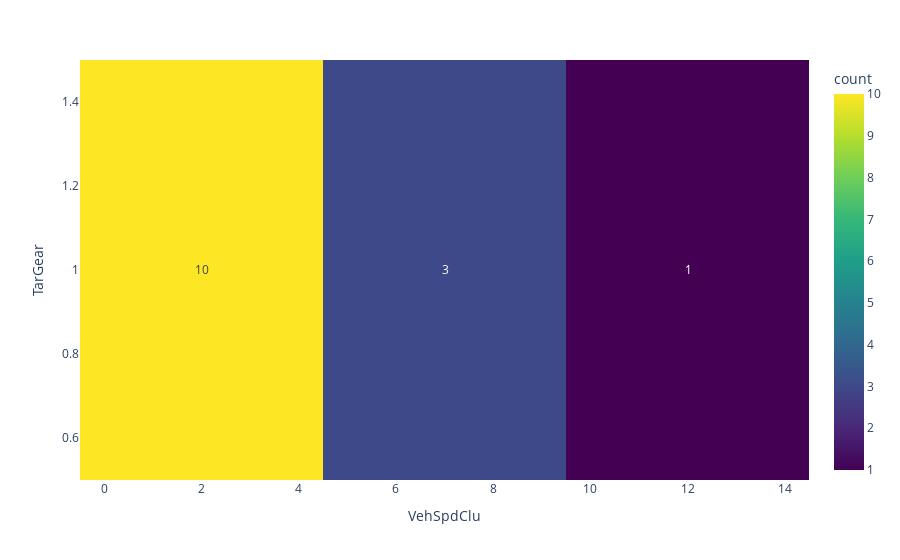

This figure's notebook cell:
### Code cell
data_paths = glob(os.path.join(DATA_PATH, '*', 'total_log.csv'))
margin = 500
all_df = pd.DataFrame()
margin_df = pd.DataFrame()

for path in data_paths:
    if ('41354' in path) | ('40844' in path):
        df = pd.read_csv(path)
        # print(df.shape)
        # print(df.columns)
        series = df[(df['TarGear'] - df['TarGear'].shift())==-1]['TarGear'].isin([1])
        true_index = series[series==True].index
        
        for idx in true_index:
            down_df = pd.DataFrame(df.loc[idx:idx+margin])
            down_df = down_df.drop(down_df[down_df['DriveMode']==2].index)
            if (0 in down_df['VehSpdClu'].unique()) & (down_df['VehSpdClu'].values[-1]<5):
                all_df = pd.concat([all_df, df.loc[idx].to_frame().T])
                margin_df = pd.concat([margin_df, df.loc[idx:idx+margin]])
    
all_df = all_df.loc[:,:'VehSpdClu']
corr_df = margin_df.loc[:,:'VehSpdClu'].corr(method='pearson')#.fillna(0)

sns.set()#font_scale=1.0)

plt.figure(figsize=(30,30))
test_heatmap = sns.heatmap(corr_df.values, # 데이터
                          cbar = True, # 오른쪽 컬러 막대 출력 여부
                           annot = True, # 차트에 숫자를 보여줄 것인지 여부
                          annot_kws={'size' : 10}, # 숫자 출력 시 숫자 크기 조절
                           fmt = '.2f', # 숫자의 출력 소수점자리 개수 조절
                           square = 'True', # 차트를 정사각형으로 할 것인지
                          yticklabels=corr_df.columns.values, # y축에 컬럼명 출력
                          xticklabels=corr_df.columns.values) # x축에 컬럼명 출력
plt.tight_layout()
plt.show()

x = all_df['VehSpdClu'].values
y = all_df['TarGear'].values

fig = px.density_heatmap(data_frame=all_df, x="VehSpdClu", y="TarGear", text_auto=True, color_continuous_scale='Viridis')

fig.show()
sys.exit()

### Figure 1 — Plotly figure (JSON) as saved in the notebook; plotly's stock layout.template omitted (floating-point values rounded to 4 significant figures)
{"data": [{"coloraxis": "coloraxis", "hovertemplate": "VehSpdClu=%{x}<br>TarGear=%{y}<br>count=%{z}<extra></extra>", "name": "", "texttemplate": "%{z}", "type": "histogram2d", "x": [7, 6, 1, 1, 12, 8, 1, 0, 1, 2, 0, 0, 0, 2], "xaxis": "x", "xbingroup": "x", "y": [1, 1, 1, 1, 1, 1, 1, 1, 1, 1, 1, 1, 1, 1], "yaxis": "y", "ybingroup": "y"}], "layout": {"coloraxis": {"colorbar": {"title": {"text": "count"}}, "colorscale": [[0, "#440154"], [0.1111, "#482878"], [0.2222, "#3e4989"], [0.3333, "#31688e"], [0.4444, "#26828e"], [0.5556, "#1f9e89"], [0.6667, "#35b779"], [0.7778, "#6ece58"], [0.8889, "#b5de2b"], [1, "#fde725"]]}, "legend": {"tracegroupgap": 0}, "margin": {"t": 60}, "xaxis": {"anchor": "y", "domain": [0, 1], "title": {"text": "VehSpdClu"}}, "yaxis": {"anchor": "x", "domain": [0, 1], "title": {"text": "TarGear"}}}}
